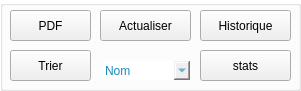
     <widget class="QGroupBox" name="groupBox_3">
      <property name="geometry">
       <rect>
        <x>940</x>
        <y>400</y>
        <width>301</width>
        <height>91</height>
       </rect>
      </property>
      <property name="styleSheet">
       <string notr="true">QGroupBox{
color: rgb(20, 72, 149);
background-color: transparent;
}
QComboBox{
border-radius: 10px;
    border: 1px solid transparent;
	color: rgb(25, 139, 186);
}</string>
      </property>
      <property name="title">
       <string/>
      </property>
      <widget class="QPushButton" name="pushButton_6">
       <property name="geometry">
        <rect>
         <x>10</x>
         <y>10</y>
         <width>81</width>
         <height>31</height>
        </rect>
       </property>
       <property name="text">
        <string>PDF</string>
       </property>
       <property name="icon">
        <iconset resource="Resources.qrc">
         <normaloff>:/new/prefix1/images/pdf.png</normaloff>:/new/prefix1/images/pdf.png</iconset>
       </property>
      </widget>
      <widget class="QComboBox" name="selectri">
       <property name="geometry">
        <rect>
         <x>100</x>
         <y>60</y>
         <width>91</width>
         <height>21</height>
        </rect>
       </property>
       <item>
        <property name="text">
         <string>Nom</string>
        </property>
       </item>
       <item>
        <property name="text">
         <string>Date</string>
        </property>
       </item>
      </widget>
      <widget class="QPushButton" name="pushButton_valid_18">
       <property name="geometry">
        <rect>
         <x>10</x>
         <y>50</y>
         <width>81</width>
         <height>31</height>
        </rect>
       </property>
       <property name="toolTip">
        <string>Valider</string>
       </property>
       <property name="styleSheet">
        <string notr="true"/>
       </property>
       <property name="text">
        <string>Trier</string>
       </property>
       <property name="icon">
        <iconset resource="Resources.qrc">
         <normaloff>:/new/prefix1/images/trier.png</normaloff>:/new/prefix1/images/trier.png</iconset>
       </property>
      </widget>
      <widget class="QPushButton" name="stats">
       <property name="geometry">
        <rect>
         <x>200</x>
         <y>50</y>
         <width>91</width>
         <height>31</height>
        </rect>
       </property>
       <property name="toolTip">
        <string>Valider</string>
       </property>
       <property name="styleSheet">
        <string notr="true"/>
       </property>
       <property name="text">
        <string>stats</string>
       </property>
       <property name="icon">
        <iconset resource="Resources.qrc">
         <normaloff>:/new/prefix1/images/stats.png</normaloff>:/new/prefix1/images/stats.png</iconset>
       </property>
      </widget>
      <widget class="QPushButton" name="pushButton_valid_16">
       <property name="geometry">
        <rect>
         <x>100</x>
         <y>10</y>
         <width>91</width>
         <height>31</height>
        </rect>
       </property>
       <property name="toolTip">
        <string>Valider</string>
       </property>
       <property name="styleSheet">
        <string notr="true"/>
       </property>
       <property name="text">
        <string>Actualiser</string>
       </property>
       <property name="icon">
        <iconset resource="Resources.qrc">
         <normaloff>:/new/prefix1/images/actualiser.png</normaloff>:/new/prefix1/images/actualiser.png</iconset>
       </property>
      </widget>
      <widget class="QPushButton" name="btn_phistorique">
       <property name="geometry">
        <rect>
         <x>200</x>
         <y>10</y>
         <width>91</width>
         <height>31</height>
        </rect>
       </property>
       <property name="toolTip">
        <string>Valider</string>
       </property>
       <property name="styleSheet">
        <string notr="true"/>
       </property>
       <property name="text">
        <string>Historique</string>
       </property>
       <property name="icon">
        <iconset resource="Resources.qrc">
         <normaloff>:/new/prefix1/images/historique.png</normaloff>:/new/prefix1/images/historique.png</iconset>
       </property>
      </widget>
     </widget>
